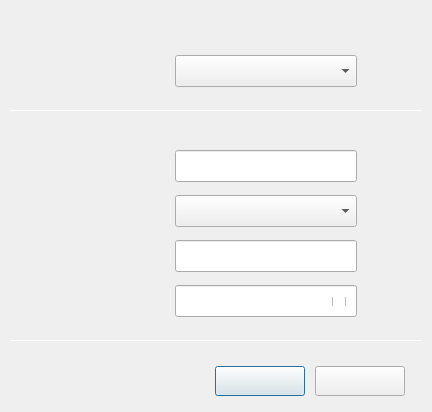
<?xml version="1.0" encoding="UTF-8"?>
<ui version="4.0">
 <class>DlgConnHidWifiLeap</class>
 <widget class="QDialog" name="DlgConnHidWifiLeap">
  <property name="geometry">
   <rect>
    <x>0</x>
    <y>0</y>
    <width>432</width>
    <height>412</height>
   </rect>
  </property>
  <property name="windowTitle">
   <string>Connect to Hidden Wi-Fi Network</string>
  </property>
  <widget class="QLineEdit" name="leUserName">
   <property name="geometry">
    <rect>
     <x>175</x>
     <y>240</y>
     <width>182</width>
     <height>32</height>
    </rect>
   </property>
   <property name="font">
    <font>
     <pointsize>10</pointsize>
    </font>
   </property>
  </widget>
  <widget class="QComboBox" name="cbxSecurity">
   <property name="geometry">
    <rect>
     <x>175</x>
     <y>195</y>
     <width>182</width>
     <height>32</height>
    </rect>
   </property>
   <property name="font">
    <font>
     <pointsize>10</pointsize>
    </font>
   </property>
   <property name="styleSheet">
    <string notr="true"/>
   </property>
  </widget>
  <widget class="QPushButton" name="btnCancel">
   <property name="geometry">
    <rect>
     <x>215</x>
     <y>366</y>
     <width>90</width>
     <height>30</height>
    </rect>
   </property>
   <property name="font">
    <font>
     <pointsize>10</pointsize>
    </font>
   </property>
   <property name="text">
    <string/>
   </property>
  </widget>
  <widget class="QLabel" name="lbConn">
   <property name="geometry">
    <rect>
     <x>76</x>
     <y>60</y>
     <width>90</width>
     <height>20</height>
    </rect>
   </property>
   <property name="font">
    <font>
     <pointsize>10</pointsize>
    </font>
   </property>
   <property name="layoutDirection">
    <enum>Qt::LeftToRight</enum>
   </property>
   <property name="text">
    <string/>
   </property>
  </widget>
  <widget class="QComboBox" name="cbxConn">
   <property name="geometry">
    <rect>
     <x>175</x>
     <y>55</y>
     <width>182</width>
     <height>32</height>
    </rect>
   </property>
   <property name="font">
    <font>
     <pointsize>10</pointsize>
    </font>
   </property>
   <property name="styleSheet">
    <string notr="true"/>
   </property>
  </widget>
  <widget class="QLabel" name="lbUserName">
   <property name="geometry">
    <rect>
     <x>76</x>
     <y>246</y>
     <width>90</width>
     <height>20</height>
    </rect>
   </property>
   <property name="font">
    <font>
     <pointsize>10</pointsize>
    </font>
   </property>
   <property name="text">
    <string/>
   </property>
  </widget>
  <widget class="QCheckBox" name="checkBoxPwd">
   <property name="geometry">
    <rect>
     <x>332</x>
     <y>297</y>
     <width>18</width>
     <height>9</height>
    </rect>
   </property>
   <property name="font">
    <font>
     <pointsize>10</pointsize>
    </font>
   </property>
   <property name="text">
    <string/>
   </property>
  </widget>
  <widget class="QLabel" name="lbPassword">
   <property name="geometry">
    <rect>
     <x>76</x>
     <y>291</y>
     <width>90</width>
     <height>20</height>
    </rect>
   </property>
   <property name="font">
    <font>
     <pointsize>10</pointsize>
    </font>
   </property>
   <property name="text">
    <string/>
   </property>
  </widget>
  <widget class="QLabel" name="lbNetName">
   <property name="geometry">
    <rect>
     <x>76</x>
     <y>156</y>
     <width>90</width>
     <height>20</height>
    </rect>
   </property>
   <property name="font">
    <font>
     <pointsize>10</pointsize>
    </font>
   </property>
   <property name="text">
    <string/>
   </property>
  </widget>
  <widget class="QLabel" name="lbSecurity">
   <property name="geometry">
    <rect>
     <x>76</x>
     <y>201</y>
     <width>90</width>
     <height>20</height>
    </rect>
   </property>
   <property name="font">
    <font>
     <pointsize>10</pointsize>
    </font>
   </property>
   <property name="text">
    <string/>
   </property>
  </widget>
  <widget class="QPushButton" name="btnConnect">
   <property name="geometry">
    <rect>
     <x>315</x>
     <y>366</y>
     <width>90</width>
     <height>30</height>
    </rect>
   </property>
   <property name="font">
    <font>
     <pointsize>10</pointsize>
    </font>
   </property>
   <property name="text">
    <string/>
   </property>
  </widget>
  <widget class="QLineEdit" name="lePassword">
   <property name="geometry">
    <rect>
     <x>175</x>
     <y>285</y>
     <width>182</width>
     <height>32</height>
    </rect>
   </property>
   <property name="font">
    <font>
     <pointsize>10</pointsize>
    </font>
   </property>
   <property name="echoMode">
    <enum>QLineEdit::Password</enum>
   </property>
  </widget>
  <widget class="QLineEdit" name="leNetName">
   <property name="geometry">
    <rect>
     <x>175</x>
     <y>150</y>
     <width>182</width>
     <height>32</height>
    </rect>
   </property>
   <property name="font">
    <font>
     <pointsize>10</pointsize>
    </font>
   </property>
  </widget>
  <widget class="QLabel" name="lbBoder">
   <property name="geometry">
    <rect>
     <x>0</x>
     <y>0</y>
     <width>432</width>
     <height>412</height>
    </rect>
   </property>
   <property name="text">
    <string/>
   </property>
  </widget>
  <widget class="QLabel" name="lbLeftupTitle">
   <property name="geometry">
    <rect>
     <x>30</x>
     <y>15</y>
     <width>140</width>
     <height>22</height>
    </rect>
   </property>
   <property name="text">
    <string/>
   </property>
  </widget>
  <widget class="Line" name="lineUp">
   <property name="geometry">
    <rect>
     <x>10</x>
     <y>110</y>
     <width>412</width>
     <height>1</height>
    </rect>
   </property>
   <property name="orientation">
    <enum>Qt::Horizontal</enum>
   </property>
  </widget>
  <widget class="Line" name="lineDown">
   <property name="geometry">
    <rect>
     <x>10</x>
     <y>340</y>
     <width>412</width>
     <height>1</height>
    </rect>
   </property>
   <property name="orientation">
    <enum>Qt::Horizontal</enum>
   </property>
  </widget>
  <zorder>lbBoder</zorder>
  <zorder>leUserName</zorder>
  <zorder>cbxSecurity</zorder>
  <zorder>btnCancel</zorder>
  <zorder>lbConn</zorder>
  <zorder>cbxConn</zorder>
  <zorder>lbUserName</zorder>
  <zorder>lbPassword</zorder>
  <zorder>lbNetName</zorder>
  <zorder>lbSecurity</zorder>
  <zorder>btnConnect</zorder>
  <zorder>lePassword</zorder>
  <zorder>leNetName</zorder>
  <zorder>checkBoxPwd</zorder>
  <zorder>lbLeftupTitle</zorder>
  <zorder>lineUp</zorder>
  <zorder>lineDown</zorder>
 </widget>
 <resources/>
 <connections/>
</ui>
